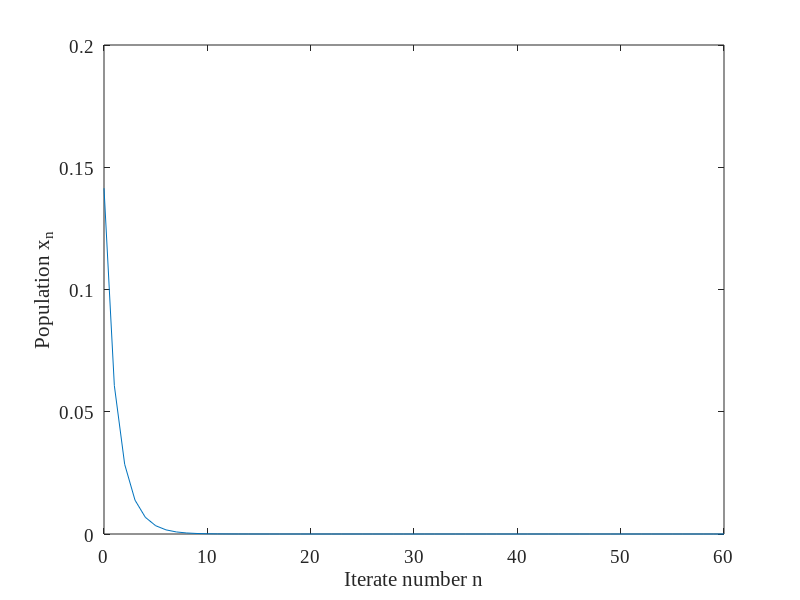

MATLAB code for this plot:
clear variables
set(0, 'DefaultAxesFontName','Times New Roman','DefaultAxesFontSize',14);

NT = 60;
n = 0:1:NT;
lambda = 0.5;
x0 = sqrt(2)/10;

x(1) = x0;

for j = 1:NT;
    x(j+1) = lambda*x(j)*(1-x(j));
end

figure(1)
plot(n,x)
xlabel('Iterate number n')
ylabel('Population x_n')
